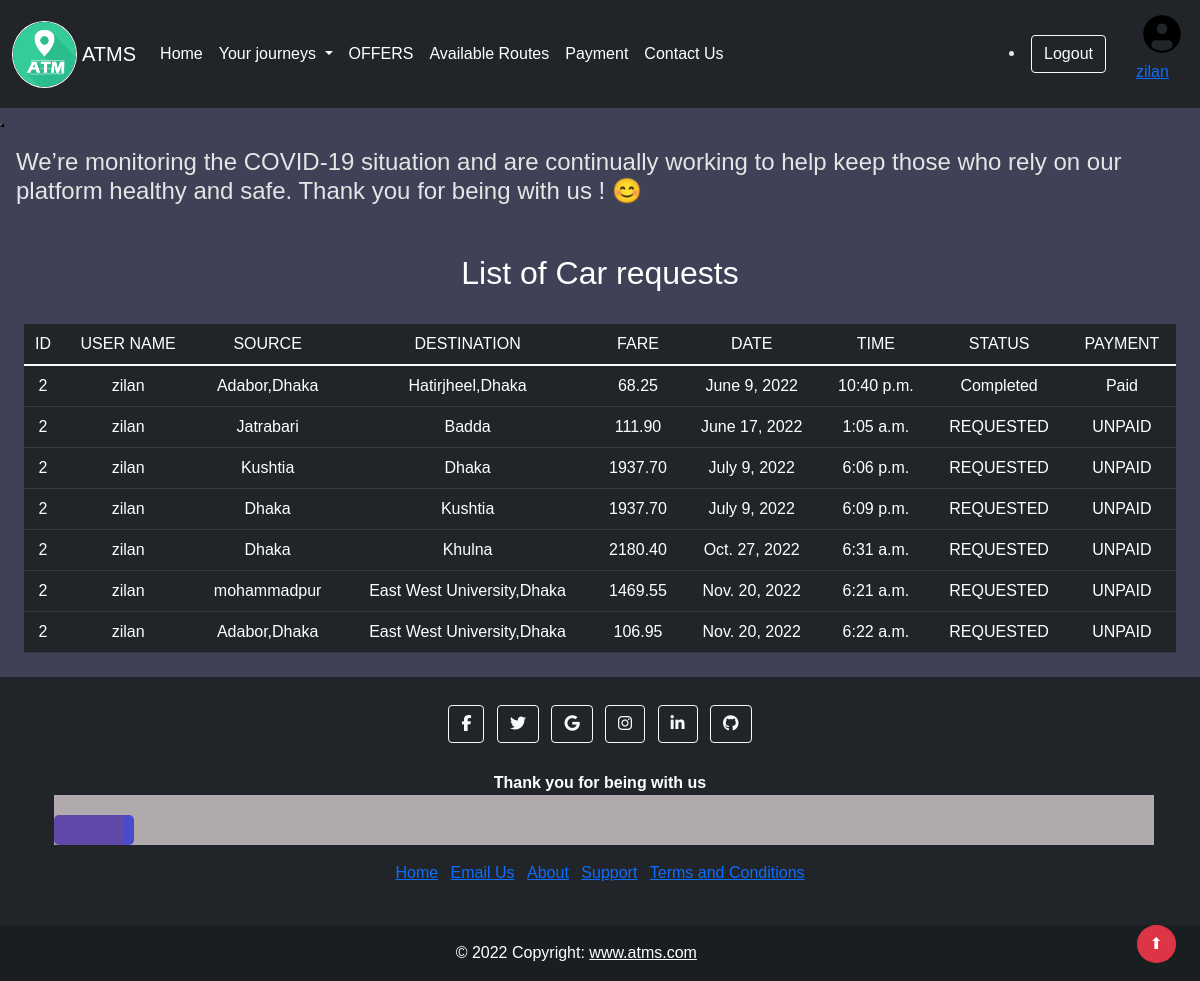
The page /seecarhistory (signed in) on the database its author committed.
### transport/models.py (models this page shows, shortened)
class Rider(models.Model):
    user = models.OneToOneField(User, blank=True, null=True, on_delete=models.CASCADE)
    name = models.CharField(max_length=200, null=True)
    fname = models.CharField(max_length=200, null=True)
    lname = models.CharField(max_length=200, null=True)
    email = models.CharField(max_length=200, null=True)
    phone = models.CharField(max_length=13,null=True)
    address = models.CharField(max_length=200, null=True)
    profile_pic = models.ImageField(default="static/ImageUpload/img200.png", null=True, blank=True)

class Car(models.Model):
    REQUESTED = 'Requested'
    CANCELLED = 'Cancelled'
    COMPLETED = 'Completed'
    PAID = 'Paid'
    UNPAID = 'Unpaid'
    PAYMENT_STATUSES = ((PAID, 'Paid'),
                     (UNPAID, 'Unpaid'),)
    TICKET_STATUSES = ((REQUESTED, 'Requested'),
                       (CANCELLED, 'Cancelled'),
                       (COMPLETED, 'Completed'),)
    email = models.EmailField()
    name = models.CharField(max_length=30)
    userid =models.DecimalField(decimal_places=0, max_digits=2)
    From  = models.CharField(max_length=20)
    To = models.CharField(max_length=20)
    date = models.DateField()
    time = models.TimeField()
    price = models.DecimalField(decimal_places=2, max_digits=6)
    status = models.CharField(choices=TICKET_STATUSES, default=REQUESTED, max_length=11)
    paymentstatus = models.CharField(choices= PAYMENT_STATUSES, default=UNPAID, max_length=11)

### transport/views.py (the view)
# urls.py: path('seecarhistory',seecarhistory,name='seecarhistory'),
@login_required(login_url='handleLogin')
def seecarhistory(request,new={}):
    context = {}
    id_r = request.user.id
    book_list = Car.objects.filter(userid=id_r)
    if book_list:
        return render(request, 'carhistory.html', locals())
    else:
        messages.success(request, "Sorry no buses booked")
        return render(request, 'car.html', context)

### transport/templates/carhistory.html
{% extends 'index.html' %}
{% block body %}
<div class="text-center" style="color: white; margin: 2%;">
<h2>List of Car requests</h2>
<br>
<table class="table table-dark">
    <thead>
    <td>ID</td>
    <td>USER NAME</td>
    <td>SOURCE</td>
    <td>DESTINATION</td>
    <td>FARE</td>
    <td>DATE</td>
    <td>TIME</td>
    <td>STATUS</td>
    <td>PAYMENT</td>
    </thead>
    {% for row in book_list %}
    <tr>
        <td>{{row.userid}}</td>
        <td>{{row.name}}</td>
        <td>{{row.From}}</td>
        <td>{{row.To}}</td>
        <td>{{row.price}}</td>
        <td>{{row.date}}</td>
        <td>{{row.time}}</td>
        <td>{{row.status}}</td>
        <td>{{row.paymentstatus}}</td>
    </tr>
    {% endfor %}
</table>
</div>
{% endblock %}

### transport/templates/index.html (shortened to what this page needs)
<!doctype html>
<html lang="en">
  <head>
    {% load static %}
    <link href="https://cdn.jsdelivr.net/npm/bootstrap@5.1.3/dist/css/bootstrap.min.css" rel="stylesheet">
    <link rel="stylesheet" href="{% static 'style.css' %}">
  </head>
<body>
  <nav class="navbar navbar-expand-lg navbar-light bg-dark">
    <div class="container-fluid d-flex">
      <img style="margin-right: 5px;" src="static/image/atms.jpg" alt="Bootstrap" width="65" height="67" class="rounded-circle border border-white">
        <a style ="color: white;" class="navbar-brand" href="{% url 'homepage' %}">ATMS</a>
            <div class="collapse navbar-collapse" id="navbarSupportedContent">
              <ul class="navbar-nav me-auto mb-2 mb-lg-0">
                <li class="nav-item"><a href="{% url 'homepage' %}" class="nav-link px-2 text-white">Home</a></li>
                <li class="nav-item dropdown">
                  <a style ="color: white;" class="nav-link dropdown-toggle" href="#" id="navbarDropdownMenuLink" data-toggle="dropdown" aria-haspopup="true" aria-expanded="false">
                      Your journeys
                  </a>
                </li>
                <li class="nav-item"><a  href="{% url 'offer' %}" class="nav-link px-2 text-white">OFFERS</a></li>
                <li class="nav-item"><a href="{% url 'availableroutes' %}" class="nav-link px-2 text-white">Available Routes</a></li>
                <li class="nav-item"><a  href="{% url 'payment' %}" class="nav-link px-2 text-white ">Payment</a></li>
                <li class="nav-item"><a  href="{% url 'contact' %}" class="nav-link px-2 text-white">Contact Us</a></li>
              </ul>
              {% if user.is_authenticated %}
              <div class="d-flex">
                <li>
                <a href ="/logout"><button type="button" class="btn btn-outline-light me-4">Logout</button></a>
                </li>
              </div>
                  {% if request.user.is_staff == False %}
                    <a style="margin-left: 6px; float:right" href="{% url 'profilepage' %}">
                        <abbr title="User Profile">
                          <img src="{{request.user.rider.profile_pic.url}}" alt="User photo" width="52" height="52" class="rounded-circle border border-dark">
                        </abbr>
                  {% endif %}
                  <p>{{user.username}}</p>
                </a>
                {% endif %}
              </div>
            </div>
  </nav>
<button class="scroll-top">
</button>
<div class="card-body">
  <marquee behavior="scroll" direction="left">
    <h4>We’re monitoring the COVID-19 situation and are continually working to help keep those who rely on our platform healthy and safe.
      Thank you for being with us ! 😊 </h4>
  </marquee>
</div>
    {% block body %}{% endblock body %}
<footer style="position: relative; width: 100%;" class=" bg-dark fixed-bottom text-center text-white">
  <div class="container p-4">
    <section class="mb-4">
      <a class="btn btn-outline-light btn-floating m-1" href="https://www.facebook.com/jobayer.hossen.54390" role="button"
      target="_blank"><i class="fab fa-facebook-f"></i
          ></a>
      <a class="btn btn-outline-light btn-floating m-1" href="https://twitter.com/Jobayer60213620?fbclid=IwAR1Vd4UL8s-NgvKEzzp5pY8bX2OGda8bE5HCGdRzx-gs6r43SD_k093Al9E" role="button"
        target="_blank"><i class="fab fa-twitter"></i
          ></a>
      <a class="btn btn-outline-light btn-floating m-1" href="https://www.google.com/?authuser=1" role="button"
      target="_blank"><i class="fab fa-google"></i
      ></a>
      <a class="btn btn-outline-light btn-floating m-1" href="#!" role="button"
        target="_blank"><i class="fab fa-instagram"></i
      ></a>
      <a class="btn btn-outline-light btn-floating m-1" href="#!" role="button"
      target="_blank"><i class="fab fa-linkedin-in"></i
      ></a>
      <a class="btn btn-outline-light btn-floating m-1" href="#!" role="button"
      target="_blank"><i class="fab fa-github"></i
      ></a>
    </section>
    <section class="">
      <form action="">
        <div class="row justify-content-center">
          <div class="">
            <p class="">
              <strong>Thank you for being with us</strong>
                <span class="animate-border"></span>
            </p>
          </div>
        </div>
      </form>
    </section>
    <section class="">
      <ul class="list-inline">
        <li class="list-inline-item"><a href="{% url 'homepage' %}">Home</a></li>
        <li class="list-inline-item"><a href="mailto:quraishytalha@gmail.com">Email Us</a></li>
        <li class="list-inline-item"><a href="{% url 'about' %}"target="_blank">About</a></li>
        <li class="list-inline-item"><a href="{% url 'contact' %}" target="_blank">Support</a></li>
        <li class="list-inline-item"><a href="{% url 'online' %}"target="_blank">Terms and Conditions</a></li>
    </ul>
    </section>
  </div>
  <div>
    <a class="btn btn-danger rounded-circle" title="Back to top" href="#" style="float: right; margin-right: 2%;">&#11014;</a>
  </div>
  <div class="text-center p-3" style="background-color: rgba(0, 0, 0, 0.2);">
    © 2022 Copyright:
    <a class="text-white" href="http://127.0.0.1:8000/">www.atms.com</a>
  </div>
</footer>
  </body>
</html>

### transport/static/style.css (style rules this page uses)
:root { --color-main: #71c6dd; --color-main-light: #e1f6fb; --color-dark: #3f4156; --color-dark-medium: #51546e; --color-dark-light: #696d97; --color-light: #e5e5e5; --color-gray: #8b8b8b; --color-light-gray: #b2bdbd; --color-bg: #2d2d39; --color-success: #5dd693; --color-error: #fc4b0b; }
body { font-family: Arial, Helvetica, sans-serif; background-color: #3f4156; color: #e5e5e5; }
div { display: block; }
* { box-sizing: border-box; }
* { margin: 0; padding: 0; box-sizing: border-box; }
.container { border-radius: 5px; padding: 10px; }
.animate-border { position: relative; display: block; width: 115px; height: 3px; background: #007bff; }
.animate-border:after { position: absolute; content: ""; width: 35px; height: 3px; left: 0; bottom: 0; border-left: 10px solid #fff; border-right: 10px solid #fff; -webkit-animation: animborder 2s linear infinite; animation: animborder 2s linear infinite; }

### transport/templates/index.html (style rules this page uses)
.animate-border { position: relative; display: block; width: 1100px; height: 50px; background: #b0aaad; }
.animate-border:after { position: absolute; content: ""; width: 0px; height: 30px; left: 0; bottom: 0; border-radius: 5px; border-left: 70px solid rgba(71, 40, 170, 0.75); border-right: 10px solid rgb(74, 74, 204); -webkit-animation: animborder 5s linear infinite; animation: animborder 5s linear infinite; }

### rows shown on the page
Car: userid "2", name "zilan", From "Adabor,Dhaka", To "Hatirjheel,Dhaka", price "68.25", date "June 9, 2022", time "10:40 p.m.", status "Completed", paymentstatus "Paid"
Car: userid "2", name "zilan", From "Jatrabari", To "Badda", price "111.90", date "June 17, 2022", time "1:05 a.m.", status "REQUESTED", paymentstatus "UNPAID"
Car: userid "2", name "zilan", From "Kushtia", To "Dhaka", price "1937.70", date "July 9, 2022", time "6:06 p.m.", status "REQUESTED", paymentstatus "UNPAID"
Car: userid "2", name "zilan", From "Dhaka", To "Kushtia", price "1937.70", date "July 9, 2022", time "6:09 p.m.", status "REQUESTED", paymentstatus "UNPAID"
Car: userid "2", name "zilan", From "Dhaka", To "Khulna", price "2180.40", date "Oct. 27, 2022", time "6:31 a.m.", status "REQUESTED", paymentstatus "UNPAID"
Car: userid "2", name "zilan", From "mohammadpur", To "East West University,Dhaka", price "1469.55", date "Nov. 20, 2022", time "6:21 a.m.", status "REQUESTED", paymentstatus "UNPAID"
Car: userid "2", name "zilan", From "Adabor,Dhaka", To "East West University,Dhaka", price "106.95", date "Nov. 20, 2022", time "6:22 a.m.", status "REQUESTED", paymentstatus "UNPAID"

### other values the page prints
{{ user.username }} "zilan"
